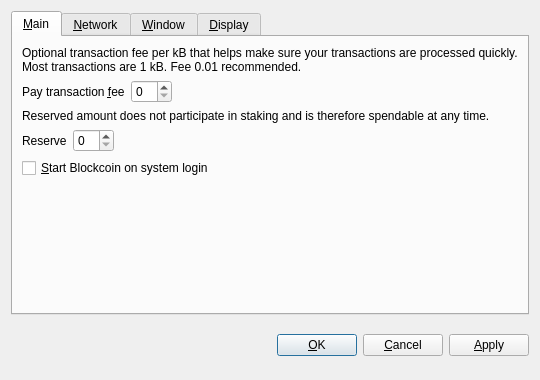
<?xml version="1.0" encoding="UTF-8"?>
<ui version="4.0">
 <class>OptionsDialog</class>
 <widget class="QDialog" name="OptionsDialog">
  <property name="geometry">
   <rect>
    <x>0</x>
    <y>0</y>
    <width>540</width>
    <height>380</height>
   </rect>
  </property>
  <property name="windowTitle">
   <string>Options</string>
  </property>
  <property name="modal">
   <bool>true</bool>
  </property>
  <layout class="QVBoxLayout" name="verticalLayout">
   <item>
    <widget class="QTabWidget" name="tabWidget">
     <property name="tabPosition">
      <enum>QTabWidget::North</enum>
     </property>
     <property name="currentIndex">
      <number>0</number>
     </property>
     <widget class="QWidget" name="tabMain">
      <attribute name="title">
       <string>&amp;Main</string>
      </attribute>
      <layout class="QVBoxLayout" name="verticalLayout_Main">
       <item>
        <widget class="QLabel" name="transactionFeeInfoLabel">
         <property name="text">
          <string>Optional transaction fee per kB that helps make sure your transactions are processed quickly. Most transactions are 1 kB. Fee 0.01 recommended.</string>
         </property>
         <property name="textFormat">
          <enum>Qt::PlainText</enum>
         </property>
         <property name="wordWrap">
          <bool>true</bool>
         </property>
        </widget>
       </item>
       <item>
        <layout class="QHBoxLayout" name="horizontalLayoutFee">
         <item>
          <widget class="QLabel" name="transactionFeeLabel">
           <property name="text">
            <string>Pay transaction &amp;fee</string>
           </property>
           <property name="textFormat">
            <enum>Qt::PlainText</enum>
           </property>
           <property name="buddy">
            <cstring>transactionFee</cstring>
           </property>
          </widget>
         </item>
         <item>
          <widget class="BitcoinAmountField" name="transactionFee"/>
         </item>
         <item>
          <spacer name="horizontalSpacerFee">
           <property name="orientation">
            <enum>Qt::Horizontal</enum>
           </property>
           <property name="sizeHint" stdset="0">
            <size>
             <width>40</width>
             <height>20</height>
            </size>
           </property>
          </spacer>
         </item>
        </layout>
       </item>
       <item>
        <widget class="QLabel" name="reserveBalanceInfoLabel">
         <property name="text">
          <string>Reserved amount does not participate in staking and is therefore spendable at any time.</string>
         </property>
         <property name="textFormat">
          <enum>Qt::PlainText</enum>
         </property>
         <property name="wordWrap">
          <bool>true</bool>
         </property>
        </widget>
       </item>
       <item>
        <layout class="QHBoxLayout" name="horizontalLayoutReserveBalance">
         <item>
          <widget class="QLabel" name="reserveBalanceLabel">
           <property name="text">
            <string>Reserve</string>
           </property>
           <property name="textFormat">
            <enum>Qt::PlainText</enum>
           </property>
           <property name="buddy">
            <cstring>reserveBalance</cstring>
           </property>
          </widget>
         </item>
         <item>
          <widget class="BitcoinAmountField" name="reserveBalance"/>
         </item>
         <item>
          <spacer name="horizontalSpacerReserveBalance">
           <property name="orientation">
            <enum>Qt::Horizontal</enum>
           </property>
           <property name="sizeHint" stdset="0">
            <size>
             <width>40</width>
             <height>20</height>
            </size>
           </property>
          </spacer>
         </item>
        </layout>
       </item>
       <item>
        <widget class="QCheckBox" name="bitcoinAtStartup">
         <property name="toolTip">
          <string>Automatically start Blockcoin after logging in to the system.</string>
         </property>
         <property name="text">
          <string>&amp;Start Blockcoin on system login</string>
         </property>
        </widget>
       </item>
       <item>
        <spacer name="verticalSpacer_Main">
         <property name="orientation">
          <enum>Qt::Vertical</enum>
         </property>
         <property name="sizeHint" stdset="0">
          <size>
           <width>20</width>
           <height>40</height>
          </size>
         </property>
        </spacer>
       </item>
      </layout>
     </widget>
     <widget class="QWidget" name="tabNetwork">
      <attribute name="title">
       <string>&amp;Network</string>
      </attribute>
      <layout class="QVBoxLayout" name="verticalLayout_Network">
       <item>
        <widget class="QCheckBox" name="mapPortUpnp">
         <property name="toolTip">
          <string>Automatically open the Blockcoin client port on the router. This only works when your router supports UPnP and it is enabled.</string>
         </property>
         <property name="text">
          <string>Map port using &amp;UPnP</string>
         </property>
        </widget>
       </item>
       <item>
        <widget class="QCheckBox" name="connectSocks">
         <property name="toolTip">
          <string>Connect to the Blockcoin network through a SOCKS proxy (e.g. when connecting through Tor).</string>
         </property>
         <property name="text">
          <string>&amp;Connect through SOCKS proxy:</string>
         </property>
        </widget>
       </item>
       <item>
        <layout class="QHBoxLayout" name="horizontalLayout_Network">
         <item>
          <widget class="QLabel" name="proxyIpLabel">
           <property name="text">
            <string>Proxy &amp;IP:</string>
           </property>
           <property name="textFormat">
            <enum>Qt::PlainText</enum>
           </property>
           <property name="buddy">
            <cstring>proxyIp</cstring>
           </property>
          </widget>
         </item>
         <item>
          <widget class="QValidatedLineEdit" name="proxyIp">
           <property name="maximumSize">
            <size>
             <width>140</width>
             <height>16777215</height>
            </size>
           </property>
           <property name="toolTip">
            <string>IP address of the proxy (e.g. 127.0.0.1)</string>
           </property>
          </widget>
         </item>
         <item>
          <widget class="QLabel" name="proxyPortLabel">
           <property name="text">
            <string>&amp;Port:</string>
           </property>
           <property name="textFormat">
            <enum>Qt::PlainText</enum>
           </property>
           <property name="buddy">
            <cstring>proxyPort</cstring>
           </property>
          </widget>
         </item>
         <item>
          <widget class="QLineEdit" name="proxyPort">
           <property name="maximumSize">
            <size>
             <width>55</width>
             <height>16777215</height>
            </size>
           </property>
           <property name="toolTip">
            <string>Port of the proxy (e.g. 9050)</string>
           </property>
          </widget>
         </item>
         <item>
          <widget class="QLabel" name="socksVersionLabel">
           <property name="text">
            <string>SOCKS &amp;Version:</string>
           </property>
           <property name="textFormat">
            <enum>Qt::PlainText</enum>
           </property>
           <property name="buddy">
            <cstring>socksVersion</cstring>
           </property>
          </widget>
         </item>
         <item>
          <widget class="QValueComboBox" name="socksVersion">
           <property name="toolTip">
            <string>SOCKS version of the proxy (e.g. 5)</string>
           </property>
          </widget>
         </item>
         <item>
          <spacer name="horizontalSpacer_Network">
           <property name="orientation">
            <enum>Qt::Horizontal</enum>
           </property>
           <property name="sizeHint" stdset="0">
            <size>
             <width>40</width>
             <height>20</height>
            </size>
           </property>
          </spacer>
         </item>
        </layout>
       </item>
       <item>
        <spacer name="verticalSpacer_Network">
         <property name="orientation">
          <enum>Qt::Vertical</enum>
         </property>
         <property name="sizeHint" stdset="0">
          <size>
           <width>20</width>
           <height>40</height>
          </size>
         </property>
        </spacer>
       </item>
      </layout>
     </widget>
     <widget class="QWidget" name="tabWindow">
      <attribute name="title">
       <string>&amp;Window</string>
      </attribute>
      <layout class="QVBoxLayout" name="verticalLayout_Window">
       <item>
        <widget class="QCheckBox" name="minimizeToTray">
         <property name="toolTip">
          <string>Show only a tray icon after minimizing the window.</string>
         </property>
         <property name="text">
          <string>&amp;Minimize to the tray instead of the taskbar</string>
         </property>
        </widget>
       </item>
       <item>
        <widget class="QCheckBox" name="minimizeOnClose">
         <property name="toolTip">
          <string>Minimize instead of exit the application when the window is closed. When this option is enabled, the application will be closed only after selecting Quit in the menu.</string>
         </property>
         <property name="text">
          <string>M&amp;inimize on close</string>
         </property>
        </widget>
       </item>
       <item>
        <spacer name="verticalSpacer_Window">
         <property name="orientation">
          <enum>Qt::Vertical</enum>
         </property>
         <property name="sizeHint" stdset="0">
          <size>
           <width>20</width>
           <height>40</height>
          </size>
         </property>
        </spacer>
       </item>
      </layout>
     </widget>
     <widget class="QWidget" name="tabDisplay">
      <attribute name="title">
       <string>&amp;Display</string>
      </attribute>
      <layout class="QVBoxLayout" name="verticalLayout_Display">
       <item>
        <layout class="QHBoxLayout" name="horizontalLayout_1_Display">
         <item>
          <widget class="QLabel" name="langLabel">
           <property name="text">
            <string>User Interface &amp;language:</string>
           </property>
           <property name="textFormat">
            <enum>Qt::PlainText</enum>
           </property>
           <property name="buddy">
            <cstring>lang</cstring>
           </property>
          </widget>
         </item>
         <item>
          <widget class="QValueComboBox" name="lang">
           <property name="toolTip">
            <string>The user interface language can be set here. This setting will take effect after restarting Blockcoin.</string>
           </property>
          </widget>
         </item>
        </layout>
       </item>
       <item>
        <layout class="QHBoxLayout" name="horizontalLayout_2_Display">
         <item>
          <widget class="QLabel" name="unitLabel">
           <property name="text">
            <string>&amp;Unit to show amounts in:</string>
           </property>
           <property name="textFormat">
            <enum>Qt::PlainText</enum>
           </property>
           <property name="buddy">
            <cstring>unit</cstring>
           </property>
          </widget>
         </item>
         <item>
          <widget class="QValueComboBox" name="unit">
           <property name="toolTip">
            <string>Choose the default subdivision unit to show in the interface and when sending coins.</string>
           </property>
          </widget>
         </item>
        </layout>
       </item>
       <item>
        <widget class="QCheckBox" name="displayAddresses">
         <property name="toolTip">
          <string>Whether to show Blockcoin addresses in the transaction list or not.</string>
         </property>
         <property name="text">
          <string>&amp;Display addresses in transaction list</string>
         </property>
        </widget>
       </item>
       <item>
        <widget class="QCheckBox" name="coinControlFeatures">
         <property name="toolTip">
          <string>Whether to show coin control features or not.</string>
         </property>
         <property name="text">
          <string>Display coin &amp;control features (experts only!)</string>
         </property>
        </widget>
       </item>
       <item>
        <spacer name="verticalSpacer_Display">
         <property name="orientation">
          <enum>Qt::Vertical</enum>
         </property>
         <property name="sizeHint" stdset="0">
          <size>
           <width>20</width>
           <height>40</height>
          </size>
         </property>
        </spacer>
       </item>
      </layout>
     </widget>
    </widget>
   </item>
   <item>
    <layout class="QHBoxLayout" name="horizontalLayout_Buttons">
     <item>
      <spacer name="horizontalSpacer_1">
       <property name="orientation">
        <enum>Qt::Horizontal</enum>
       </property>
       <property name="sizeHint" stdset="0">
        <size>
         <width>40</width>
         <height>48</height>
        </size>
       </property>
      </spacer>
     </item>
     <item>
      <widget class="QLabel" name="statusLabel">
       <property name="font">
        <font>
         <weight>75</weight>
         <bold>true</bold>
        </font>
       </property>
       <property name="text">
        <string/>
       </property>
       <property name="textFormat">
        <enum>Qt::PlainText</enum>
       </property>
       <property name="wordWrap">
        <bool>true</bool>
       </property>
      </widget>
     </item>
     <item>
      <spacer name="horizontalSpacer_2">
       <property name="orientation">
        <enum>Qt::Horizontal</enum>
       </property>
       <property name="sizeHint" stdset="0">
        <size>
         <width>40</width>
         <height>48</height>
        </size>
       </property>
      </spacer>
     </item>
     <item>
      <widget class="QPushButton" name="okButton">
       <property name="text">
        <string>&amp;OK</string>
       </property>
      </widget>
     </item>
     <item>
      <widget class="QPushButton" name="cancelButton">
       <property name="text">
        <string>&amp;Cancel</string>
       </property>
       <property name="autoDefault">
        <bool>false</bool>
       </property>
      </widget>
     </item>
     <item>
      <widget class="QPushButton" name="applyButton">
       <property name="text">
        <string>&amp;Apply</string>
       </property>
       <property name="autoDefault">
        <bool>false</bool>
       </property>
      </widget>
     </item>
    </layout>
   </item>
  </layout>
 </widget>
 <customwidgets>
  <customwidget>
   <class>BitcoinAmountField</class>
   <extends>QSpinBox</extends>
   <header>bitcoinamountfield.h</header>
  </customwidget>
  <customwidget>
   <class>QValueComboBox</class>
   <extends>QComboBox</extends>
   <header>qvaluecombobox.h</header>
  </customwidget>
  <customwidget>
   <class>QValidatedLineEdit</class>
   <extends>QLineEdit</extends>
   <header>qvalidatedlineedit.h</header>
  </customwidget>
 </customwidgets>
 <resources/>
 <connections/>
</ui>
